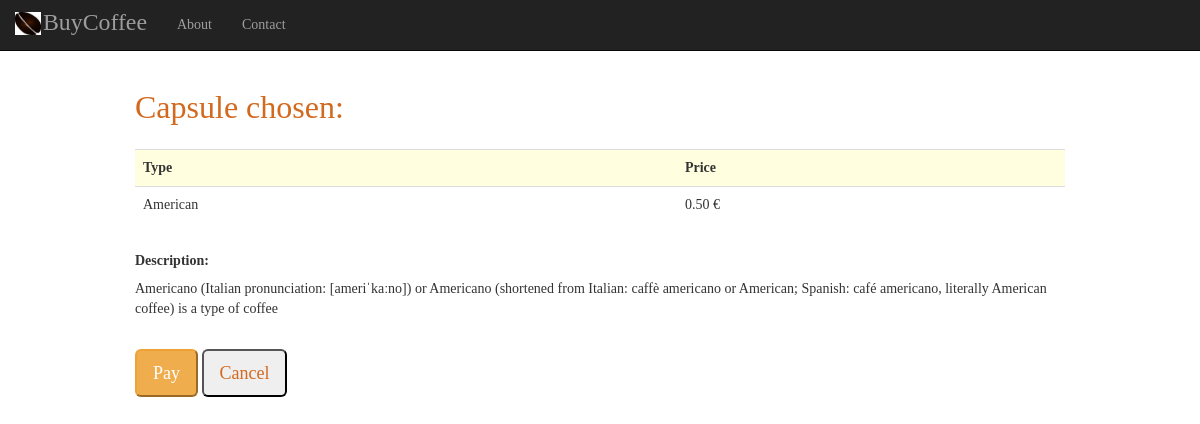
The page /coffee/American/payment/ on the database its author committed.
### coffee/models.py (models this page shows, shortened)
class CoffeeCapsule(models.Model):
    AMERICAN = 'American'
    ARABIAN = 'Arabian'
    COFFEE_CHOICES = (
        (AMERICAN, 'American'),
        (ARABIAN, 'Arabian'),
    )
    coffeeType = models.CharField('Type', choices=COFFEE_CHOICES, max_length=25)
    additionDate = models.DateTimeField('addition date', default=timezone.now)
    expirationDate = models.DateTimeField('expiration date')
    coffeeDescription = models.TextField('Description', max_length=200, help_text="Insert a brief product description")
    coffeePrice = models.DecimalField('Price', max_digits=4, decimal_places=2, default=0.50)
    coffeeQuantity = models.PositiveSmallIntegerField('Quantity', default=1, editable=True)
    def __str__(self):
        return str(self.coffeeType)

### coffee/views.py (the view)
# urls.py: path('<str:coffeeType>/payment/', views.payment, name='payment'),
def payment(request, coffeeType):
    capsules = CoffeeCapsule.objects.filter(coffeeType=coffeeType).order_by('additionDate')
    return render(request, 'coffee/payment.html', {'capsule': capsules[0]})

### coffee/templates/coffee/payment.html (shortened to what this page needs)
<!DOCTYPE html>
<html lang="en">
<head>
    {% load static %}
    <link href="{% static '/coffee/css/bootstrap.min.css' %}" rel="stylesheet" type="text/css">
    <link href="{% static '/coffee/css/custom.css' %}" rel="stylesheet">
</head>
<body>
<nav class="navbar navbar-inverse navbar-fixed-top" role="navigation">
        <div class="container">
            <div class="navbar-header">
                <a class="navbar-brand" href="{% url 'index' %}">
                    BuyCoffee
                </a>
            </div>
            <div class="collapse navbar-collapse" id="bs-example-navbar-collapse-1">
                <ul class="nav navbar-nav">
                    <li>
                        <a href="{% url 'about' %}">About</a>
                    </li>
                    <li>
                        <a href="{% url 'contact' %}">Contact</a>
                    </li>
                </ul>
            </div>
        </div>
    </nav>
<form action="{% url 'loginPage' capsule.coffeeType %}" method="post">
    <div class="container-fluid">
        <h1>Capsule chosen:</h1>
        <div class="table-responsive">
            <table class="table">
                <tr class="table-warning">
                    <td class="table-warning"><b>Type</b></td>
                    <td class="table-warning"><b>Price</b></td>
                </tr>
                <tr>
                    <td>{{ capsule }}</td>
                    <td>{{ capsule.coffeePrice }} €</td>
                </tr>
            </table>
        </div>
        <h5><b>Description: </b></h5>
        <p>{{ capsule.coffeeDescription }}</p>
        <br>
        <input type="submit" class="btn-warning btn-lg" name="coffeeType" value="Pay">
        <a class="nounderline" href="{% url 'index' %}">
            <button type="button" class="btn-secondary btn-lg">
                    Cancel
            </button>
        </a>
    </div>
</form>
</body>
</html>

### coffee/static/coffee/css/custom.css (style rules this page uses)
body { text-align: left; background-size: cover; background-repeat: no-repeat; font-family: Verdana; }
h1 { text-align: left; font-family: Verdana; font-size: 32px; color: chocolate; }
.nounderline { text-decoration-color: white; text-decoration: none !important; text-line-through-color: white; color: chocolate; }
.container-fluid { max-width: 80%; margin-left: auto; margin-right: auto; padding-top: 5em; }
.navbar-brand { font-size: 170%; padding: 12px 15px 0 28px; background-image: url(../image/download.jpeg); background-repeat: no-repeat; background-size: 26px 23px; background-position: 0 12px; }
.table-responsive { padding-top: 1em; }
.table { border-color: transparent; text-line-through-color: transparent; }
.table-warning { background-color: lightyellow; border-color: transparent; }

### rows shown on the page
CoffeeCapsule: coffeeType "American", coffeePrice "0.50", coffeeDescription "Americano (Italian pronunciation: [ameriˈkaːno]) or Americano (shortened from Italian: caffè americano or American; Spanish: café americano, literally American coffee) is a type of coffee"
